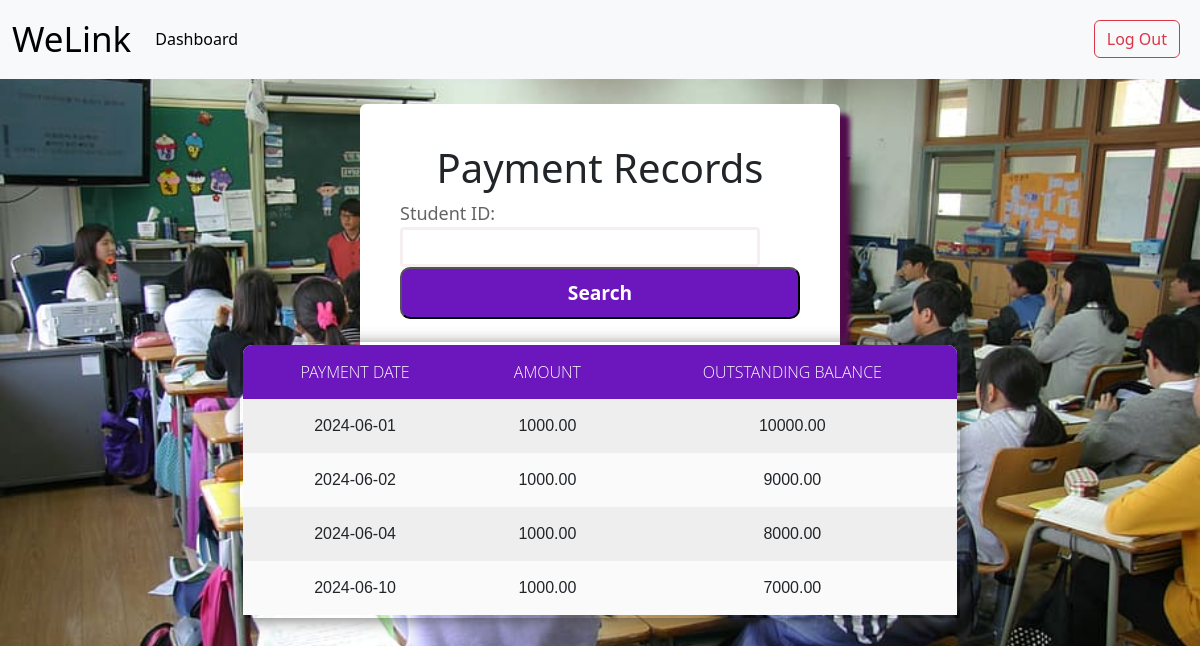
Page /payment.php?student_id=101 on the committed database.
### tables this page shows
CREATE TABLE `payment` (
  `student_id` int(11) NOT NULL,
  `amount` decimal(10,2) NOT NULL,
  `payment_date` date NOT NULL,
  `outstanding_balance` decimal(10,2) NOT NULL
);

### payment.php (the view, shortened to what this page needs)
<?php
    include "connection.php";
?>
<!DOCTYPE html>
<html>
<head>
<link href="https://cdn.jsdelivr.net/npm/bootstrap@5.3.3/dist/css/bootstrap.min.css" rel="stylesheet">
    <link rel="stylesheet" type="text/css" href="style.css">
</head>
<body>
<?php include "navbar3.php";
    ?>
<div id="form">
    <h1>Payment Records</h1>
    <form name="form" method="GET" action="">
        <label for="student_id">Student ID:</label>
        <input type="text" id="student_id" name="student_id" required>
        <button id="btn" type="submit">Search</button>
    </form>
</div>
    <?php
    if (isset($_GET['student_id'])) {
        $student_id = $_GET['student_id'];
        $sql ="select * from payment where student_id ='$student_id'";
        $result = mysqli_query($conn, $sql);
        if(mysqli_num_rows($result)>0){
            echo "<table border='3'";
            echo "<tr><th>Payment Date</th><th>Amount</th><th>Outstanding Balance</th></tr>";
            while ($row = mysqli_fetch_assoc($result)){
                echo "<tr>";
                echo "<td>", $row["payment_date"],"</td>";
                echo "<td>", $row["amount"],"</td>";
                echo "<td>", $row["outstanding_balance"],"</td>";
                echo "</tr>";
            }
        } else{
            echo "No records found for STUDENT ID: "; htmlspecialchars($student_id);
        }
    }
    ?>
        </html>

### style.css (style rules this page uses)
body { background: url("images/bg.jpg"); background-repeat: no-repeat; background-size: cover; }
#form { background-color: rgb(255, 255, 255); width:28%; border-radius: 6px; margin:120px auto; padding:40px; box-shadow: 10px 10px 5px rgb(80, 11, 77); margin-top: 25px; }
h1 { text-align: center; }
input { width: 90%; border-radius: 4px; border: 3px solid #f6efef; padding: 5px; }
#btn { width: 100%; color:rgb(255, 255, 255); background-color: rgb(108, 22, 190); padding:10px; font-weight: 700; font-size: larger; border-radius: 10px; }
form label { color:rgb(100, 100, 100); font-size: 18px; font-weight:500; }
@media screen and (max-width: 1350px) { #form { width: 40%; margin-left:none; padding:40px; } }
* { margin:0; padding: 0; outline: 0; }
table { position: absolute; z-index: 2; left: 50%; top: 60%; transform: translate(-50%,-50%); width: 60%; border-collapse: collapse; border-spacing: 0; box-shadow: 0 2px 15px rgba(64,64,64,.7); border-radius: 12px 12px 0 0; overflow: hidden; }
td , th { padding: 15px 20px; text-align: center; }
th { background-color: rgb(108, 22, 190); color: #fafafa; font-family: 'Open Sans',Sans-serif; font-weight: 200; text-transform: uppercase; }
tr { width: 100%; background-color: #fafafa; font-family: 'Montserrat', sans-serif; }
tr:nth-child(even) { background-color: #eeeeee; }

### rows in the picture
payment: payment_date "2024-06-01", amount "1000.00", outstanding_balance "10000.00"
payment: payment_date "2024-06-02", amount "1000.00", outstanding_balance "9000.00"
payment: payment_date "2024-06-04", amount "1000.00", outstanding_balance "8000.00"
payment: payment_date "2024-06-10", amount "1000.00", outstanding_balance "7000.00"
